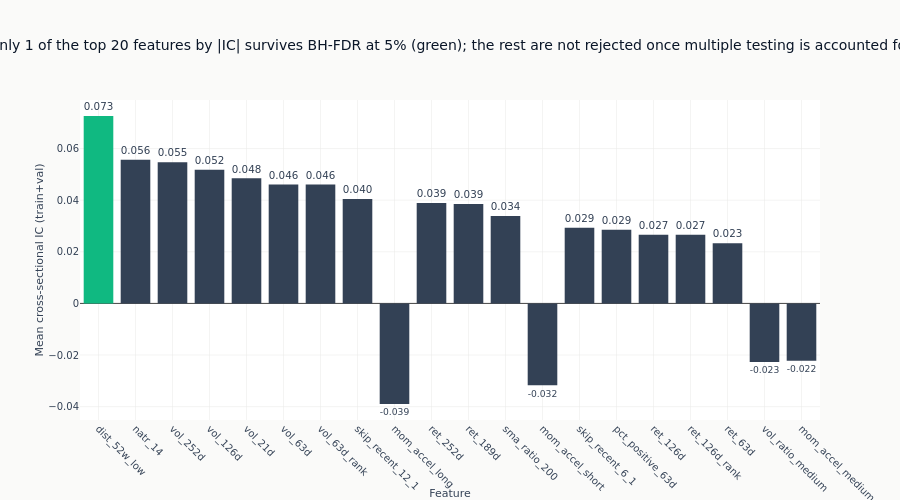

Notebook source saved alongside this figure:
### Markdown cell above
### IC Bar Chart

### Code cell
top20 = eval_summary.sort(pl.col("ic_mean").abs(), descending=True).head(20)
top20_sig = top20["significant_fdr05"].to_list()
colors = [COLORS["positive"] if sig else COLORS["neutral"] for sig in top20_sig]
n_top20_sig = sum(top20_sig)

fig_ic = go.Figure(
    go.Bar(
        x=top20["feature"].to_list(),
        y=top20["ic_mean"].to_list(),
        marker_color=colors,
        text=[f"{ic:.3f}" for ic in top20["ic_mean"].to_list()],
        textposition="outside",
    )
)
fig_ic.update_layout(
    title=(
        f"Only {n_top20_sig} of the top 20 features by |IC| "
        f"{'survives' if n_top20_sig == 1 else 'survive'} BH-FDR at 5% (green); "
        "the rest are not rejected once multiple testing is accounted for"
    ),
    xaxis_title="Feature",
    yaxis_title="Mean cross-sectional IC (train+val)",
    xaxis_tickangle=45,
    height=500,
)
fig_ic.show()

### Figure 1 — Plotly figure (JSON) as saved in the notebook; plotly's stock layout.template omitted (floating-point values rounded to 4 significant figures)
{"data": [{"marker": {"color": ["#10b981", "#334155", "#334155", "#334155", "#334155", "#334155", "#334155", "#334155", "#334155", "#334155", "#334155", "#334155", "#334155", "#334155", "#334155", "#334155", "#334155", "#334155", "#334155", "#334155"]}, "text": ["0.073", "0.056", "0.055", "0.052", "0.048", "0.046", "0.046", "0.040", "-0.039", "0.039", "0.039", "0.034", "-0.032", "0.029", "0.029", "0.027", "0.027", "0.023", "-0.023", "-0.022"], "textposition": "outside", "type": "bar", "x": ["dist_52w_low", "natr_14", "vol_252d", "vol_126d", "vol_21d", "vol_63d", "vol_63d_rank", "skip_recent_12_1", "mom_accel_long", "ret_252d", "ret_189d", "sma_ratio_200", "mom_accel_short", "skip_recent_6_1", "pct_positive_63d", "ret_126d", "ret_126d_rank", "ret_63d", "vol_ratio_medium", "mom_accel_medium"], "y": [0.07262, 0.05568, 0.05473, 0.05184, 0.04846, 0.04611, 0.04611, 0.04047, -0.03898, 0.03894, 0.03854, 0.03388, -0.03169, 0.02929, 0.02856, 0.02663, 0.02663, 0.02332, -0.02272, -0.02224]}], "layout": {"height": 500, "title": {"text": "Only 1 of the top 20 features by |IC| survives BH-FDR at 5% (green); the rest are not rejected once multiple testing is accounted for"}, "xaxis": {"tickangle": 45, "title": {"text": "Feature"}}, "yaxis": {"title": {"text": "Mean cross-sectional IC (train+val)"}}}}
